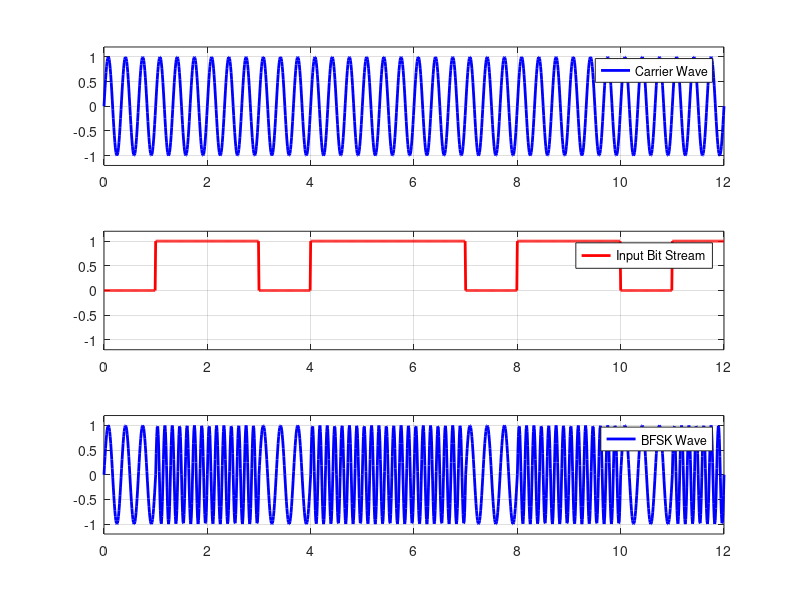

Here is the MATLAB script that generated this plot:
b = [0 1 1 0 1 1 1 0 1 1 0 1]; % digital bits
n = length(b);
mt = [];
for i = 0: 1: n-1;
mt( (i*100)+1: 1: ((i+1)*100)+1 ) = b(i+1);
end
t = 0: 0.01: n;
fc = 3;
f_dev = 4;
ct = sin(2*pi*fc*t); % carrier signal
fsk = sin(2*pi*(fc + f_dev*mt).*t); % FSK signal
subplot(3,1,1);
plot(t,ct, 'b', 'linewidth',2); grid on;
legend('Carrier Wave');
ylim([-1.2 1.2]);
subplot(3,1,2);
plot(t,mt, 'r', 'linewidth',2); grid on;
legend('Input Bit Stream');
ylim([-1.2 1.2]);
subplot(3,1,3);
plot(t,fsk, 'b', 'linewidth',2); grid on;
legend('BFSK Wave');
ylim([-1.2 1.2]);
